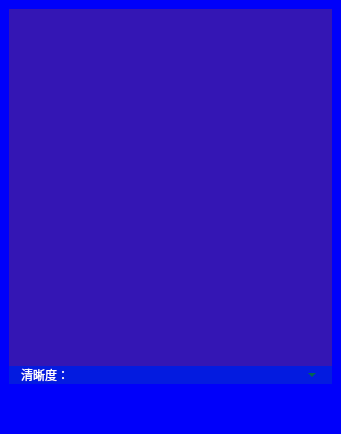
<?xml version="1.0" encoding="UTF-8"?>
<ui version="4.0">
 <class>PlayerListWidget</class>
 <widget class="QWidget" name="PlayerListWidget">
  <property name="geometry">
   <rect>
    <x>0</x>
    <y>0</y>
    <width>341</width>
    <height>434</height>
   </rect>
  </property>
  <property name="windowTitle">
   <string>Form</string>
  </property>
  <property name="styleSheet">
   <string notr="true">
QWidget{
	font: 700 24pt &quot;Heiti SC&quot;;
	border:none;
	color: rgb(255, 255, 255);
	background-color: rgba(0,0,0,0);
}
#PlayerListWidget{
	background-color: rgba(0,0,250,255);
}
#listWidget{
	background-color: rgba(255,0,0,50);
}
#frame_list_bg{
	background-color: rgba(29, 229, 29, 30);
}
QComboBox{
	color: rgb(0, 143, 0);
}</string>
  </property>
  <layout class="QHBoxLayout" name="horizontalLayout">
   <property name="spacing">
    <number>9</number>
   </property>
   <property name="leftMargin">
    <number>9</number>
   </property>
   <property name="topMargin">
    <number>9</number>
   </property>
   <property name="rightMargin">
    <number>9</number>
   </property>
   <property name="bottomMargin">
    <number>50</number>
   </property>
   <item>
    <widget class="QFrame" name="frame_list_bg">
     <property name="frameShape">
      <enum>QFrame::StyledPanel</enum>
     </property>
     <property name="frameShadow">
      <enum>QFrame::Raised</enum>
     </property>
     <layout class="QVBoxLayout" name="verticalLayout">
      <property name="spacing">
       <number>0</number>
      </property>
      <property name="leftMargin">
       <number>0</number>
      </property>
      <property name="topMargin">
       <number>0</number>
      </property>
      <property name="rightMargin">
       <number>0</number>
      </property>
      <property name="bottomMargin">
       <number>0</number>
      </property>
      <item>
       <widget class="QListWidget" name="listWidget">
        <property name="cursor" stdset="0">
         <cursorShape>CrossCursor</cursorShape>
        </property>
       </widget>
      </item>
      <item>
       <widget class="QFrame" name="frame_2">
        <property name="frameShape">
         <enum>QFrame::StyledPanel</enum>
        </property>
        <property name="frameShadow">
         <enum>QFrame::Raised</enum>
        </property>
        <layout class="QHBoxLayout" name="horizontalLayout_2">
         <property name="spacing">
          <number>0</number>
         </property>
         <property name="leftMargin">
          <number>12</number>
         </property>
         <property name="topMargin">
          <number>0</number>
         </property>
         <property name="rightMargin">
          <number>12</number>
         </property>
         <property name="bottomMargin">
          <number>0</number>
         </property>
         <item>
          <widget class="QLabel" name="label">
           <property name="sizePolicy">
            <sizepolicy hsizetype="Fixed" vsizetype="Preferred">
             <horstretch>0</horstretch>
             <verstretch>0</verstretch>
            </sizepolicy>
           </property>
           <property name="text">
            <string>清晰度：</string>
           </property>
          </widget>
         </item>
         <item>
          <widget class="QComboBox" name="comboBox"/>
         </item>
        </layout>
       </widget>
      </item>
     </layout>
    </widget>
   </item>
  </layout>
 </widget>
 <resources/>
 <connections/>
</ui>
